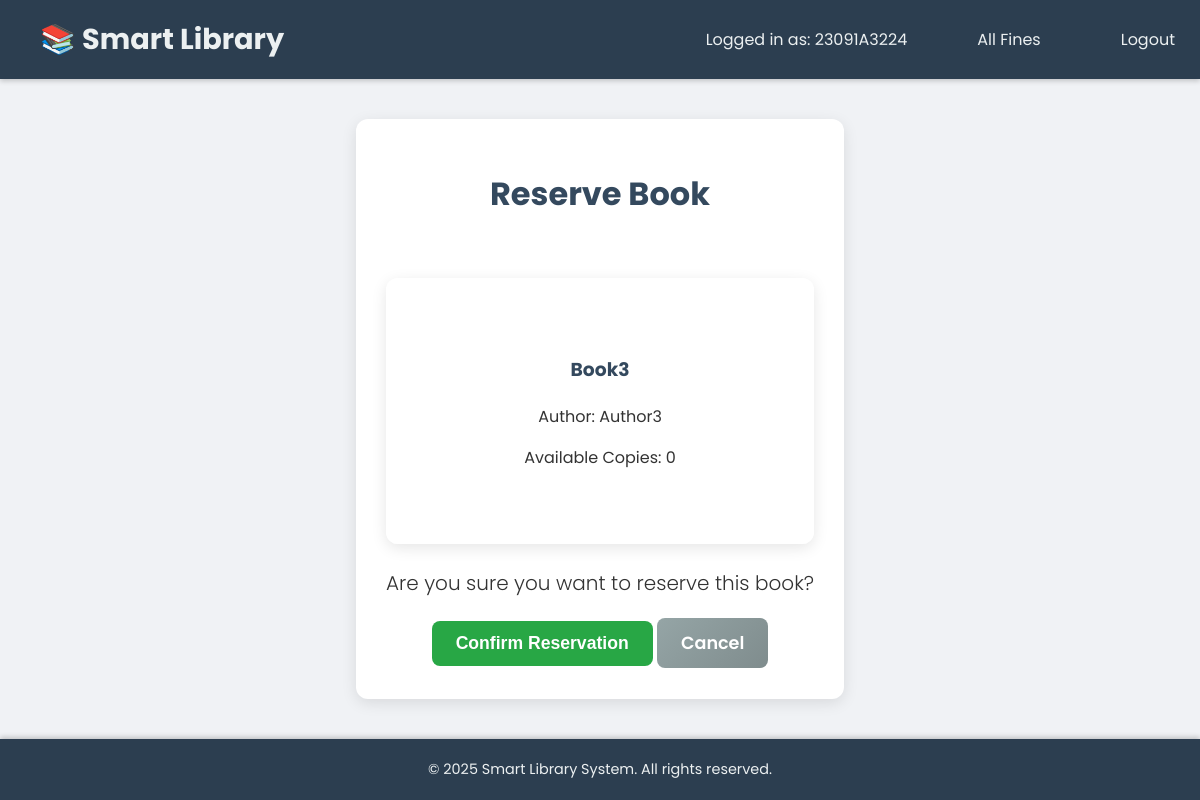
Page /reserve_book/4 (signed in) on the committed database.
### app.py (models this page shows)
class Book(db.Model):
    id = db.Column(db.Integer, primary_key=True)
    title = db.Column(db.String(100), nullable=False)
    author = db.Column(db.String(50), nullable=False)
    available_copies = db.Column(db.Integer, default=1)

### app.py (the view, shortened to what this page needs)
@app.route('/reserve_book/<int:book_id>', methods=['GET', 'POST'])
def reserve_book(book_id):
    if 'regno' not in session:
        flash('Please log in first to reserve a book.', 'error')
        return redirect(url_for('student_login'))
    book = Book.query.get_or_404(book_id)
    regno = session['regno']
    existing_reservation = Reservation.query.filter_by(book_id=book.id, regno=regno, status='active').first()
    if request.method == 'POST':
        new_reservation = Reservation(book_id=book.id, regno=regno)
        db.session.add(new_reservation)
        db.session.commit()
        flash(f"You have successfully reserved '{book.title}'. You will be notified when it becomes available.", 'success')
        return redirect(url_for('student_dashboard'))
    queue_position = None
    all_reservations = Reservation.query.filter_by(book_id=book.id, status='active').order_by(Reservation.reserved_at).all()
    for i, reservation in enumerate(all_reservations):
        if reservation.regno == regno:
            queue_position = i + 1
            break
    return render_template('reserve_book_confirm.html', book=book, queue_position=queue_position, now=datetime.now())

### app.py (called while the page is built)
@app.teardown_appcontext
def shutdown_session(exception=None):
    db.session.remove()

### templates/reserve_book_confirm.html (shortened to what this page needs)
{% extends "base.html" %}
{% block content %}
<div class="container">
    <h1 class="text-center mb-4">Reserve Book</h1>
    <div class="card mb-4">
        <div class="card-body">
            <h3 class="card-title">{{ book.title }}</h3>
            <p class="card-text">Author: {{ book.author }}</p>
            <p class="card-text">Available Copies: {{ book.available_copies }}</p>
        </div>
    </div>
    <p class="text-center lead">Are you sure you want to reserve this book?</p>
    <form method="post" class="text-center">
        <button type="submit" class="btn btn-success btn-lg me-3">Confirm Reservation</button>
        <a href="{{ url_for('student_dashboard') }}" class="btn btn-secondary btn-lg">Cancel</a>
    </form>
</div>
{% endblock %}

### static/style.css (style rules this page uses)
body { font-family: 'Poppins', sans-serif; margin: 0; padding: 0; background-color: #f0f2f5; color: #333; min-height: 100vh; display: flex; flex-direction: column; }
h1, h2, h3, h4, h5, h6 { font-weight: 700; color: #34495e; margin-bottom: 20px; }
.container { max-width: 960px; margin: 40px auto; background-color: #ffffff; padding: 30px; border-radius: 12px; box-shadow: 0 4px 15px rgba(0,0,0,0.1); flex-grow: 1; }
.card { max-width: 450px; margin: 60px auto; padding: 30px; background: rgba(255, 255, 255, 0.95); border-radius: 15px; box-shadow: 0 8px 20px rgba(0,0,0,0.2); font-family: 'Poppins', sans-serif; text-align: center; }
.btn { padding: 12px 25px; font-size: 1rem; border-radius: 8px; border: none; cursor: pointer; transition: background-color 0.3s ease, transform 0.2s ease, box-shadow 0.3s ease; text-decoration: none; display: inline-block; text-align: center; }
.btn-success { background-color: #28a745; color: white; }
.btn-secondary { background-color: #6c757d; color: white; }
a { color: #3498db; text-decoration: none; transition: color 0.3s ease; }
.mb-4 { margin-bottom: 1.5rem !important; }
.text-center { text-align: center !important; }
.lead { font-size: 1.25rem; font-weight: 300; }
.card { border: none; border-radius: 12px; overflow: hidden; box-shadow: 0 4px 15px rgba(0,0,0,0.1); transition: transform 0.3s ease, box-shadow 0.3s ease; }
.card-body { padding: 1.75rem; }
.btn-lg { padding: 0.75rem 1.5rem; font-size: 1.1rem; border-radius: 8px; font-weight: 600; }
.btn-secondary { background: linear-gradient(135deg, #95a5a6, #7f8c8d); border: none; transition: all 0.3s ease; }
@media (min-width: 992px) { .container { max-width: 1200px; padding: 30px; } }
body { font-size: 16px; }

### templates/base.html (style rules this page uses)
body { background-size: cover; background-attachment: fixed; background-position: center center; }

### rows in the picture
Book: title "Book3", author "Author3", available_copies "0"

### other values in the picture
{{ session.get('regno') }} "23091A3224"
